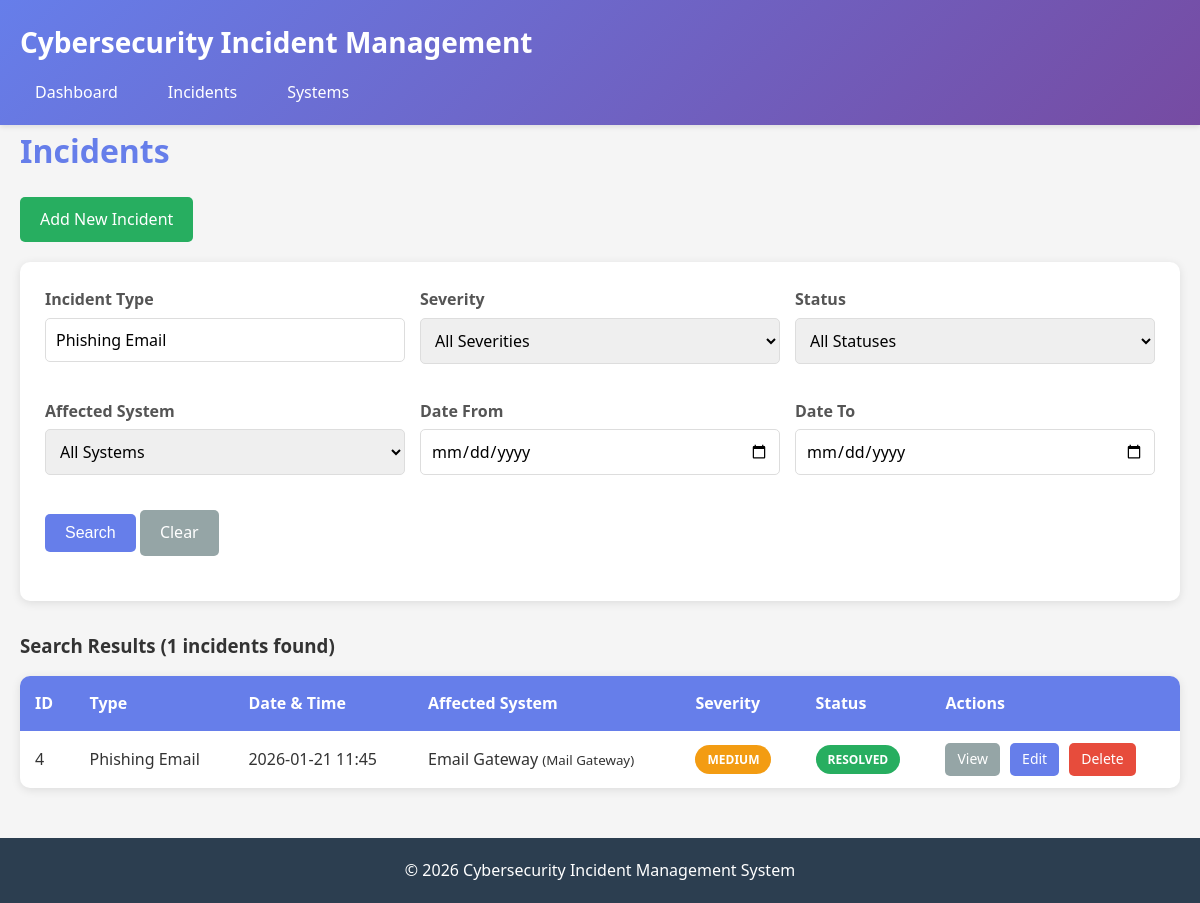
The app's page /incidents.php?incident_type=Phishing Email with its own data.
### tables this page shows
CREATE TABLE incidents (
    id INT AUTO_INCREMENT PRIMARY KEY,
    incident_type VARCHAR(255) NOT NULL,
    date_time DATETIME NOT NULL,
    affected_system_id INT NOT NULL,
    severity ENUM('Low', 'Medium', 'High', 'Critical') NOT NULL,
    status ENUM('Detected', 'Investigating', 'Resolved') DEFAULT 'Detected',
    resolution_notes TEXT,
    created_at TIMESTAMP DEFAULT CURRENT_TIMESTAMP,
    updated_at TIMESTAMP DEFAULT CURRENT_TIMESTAMP ON UPDATE CURRENT_TIMESTAMP,
    FOREIGN KEY (affected_system_id) REFERENCES systems(id) ON DELETE CASCADE
);

CREATE TABLE systems (
    id INT AUTO_INCREMENT PRIMARY KEY,
    name VARCHAR(255) NOT NULL,
    type ENUM('Server', 'Application', 'Database', 'Firewall', 'Mail Gateway') NOT NULL,
    description TEXT,
    created_at TIMESTAMP DEFAULT CURRENT_TIMESTAMP,
    updated_at TIMESTAMP DEFAULT CURRENT_TIMESTAMP ON UPDATE CURRENT_TIMESTAMP
);

### includes/functions.php (called while the page is built, shortened)
<?php
function escape($string) {
    return htmlspecialchars($string, ENT_QUOTES, 'UTF-8');
}
function getSeverityColor($severity) {
    switch ($severity) {
        case 'Medium':
            return 'severity-medium';
    }
}
function getStatusColor($status) {
    switch ($status) {
        case 'Resolved':
            return 'status-resolved';
    }
}
?>

### public/incidents.php (the view, shortened to what this page needs)
<?php
require_once '../includes/header.php';
$conn = getDBConnection();
$has_search = false;
$query = "
    SELECT i.*, s.name as system_name, s.type as system_type
    FROM incidents i
    JOIN systems s ON i.affected_system_id = s.id
    WHERE 1=1";
$params = [];
if ($_SERVER['REQUEST_METHOD'] == 'GET' && !empty(array_filter($_GET))) {
    $has_search = true;
    $incident_type = trim($_GET['incident_type'] ?? '');
    if (!empty($incident_type)) {
        $query .= " AND i.incident_type LIKE ?";
        $params[] = "%$incident_type%";
    }
}
$query .= " ORDER BY i.date_time DESC";
$stmt = $conn->prepare($query);
$stmt->execute($params);
$incidents = $stmt->fetchAll();
?>
<h2 class="page-title">Incidents</h2>
<div style="margin-bottom: 20px;">
    <a href="add_incident.php" class="btn btn-success">Add New Incident</a>
</div>
<div class="search-form" style="margin-bottom: 30px;">
    <form method="GET" action="">
        <div class="form-row">
            <div class="form-group">
                <label for="incident_type">Incident Type</label>
                <input type="text" id="incident_type" name="incident_type" value="<?php echo escape($_GET['incident_type'] ?? ''); ?>" placeholder="e.g., Malware, Phishing">
            </div>
            <div class="form-group">
                <label for="severity">Severity</label>
                <select id="severity" name="severity">
                    <option value="">All Severities</option>
                </select>
            </div>
            <div class="form-group">
                <label for="status">Status</label>
                <select id="status" name="status">
                    <option value="">All Statuses</option>
                </select>
            </div>
        </div>
        <div class="form-row">
            <div class="form-group">
                <label for="system_id">Affected System</label>
                <select id="system_id" name="system_id">
                    <option value="">All Systems</option>
                </select>
            </div>
            <div class="form-group">
                <label for="date_from">Date From</label>
                <input type="date" id="date_from" name="date_from" value="<?php echo escape($_GET['date_from'] ?? ''); ?>">
            </div>
            <div class="form-group">
                <label for="date_to">Date To</label>
                <input type="date" id="date_to" name="date_to" value="<?php echo escape($_GET['date_to'] ?? ''); ?>">
            </div>
        </div>
        <div class="form-group">
            <button type="submit" class="btn">Search</button>
            <a href="incidents.php" class="btn btn-secondary">Clear</a>
        </div>
    </form>
</div>
<?php if ($has_search): ?>
    <h3 style="margin-bottom: 15px;">Search Results (<?php echo count($incidents); ?> incidents found)</h3>
<?php endif; ?>
<div class="table-container">
    <table>
        <thead>
            <tr>
                <th>ID</th>
                <th>Type</th>
                <th>Date & Time</th>
                <th>Affected System</th>
                <th>Severity</th>
                <th>Status</th>
                <th>Actions</th>
            </tr>
        </thead>
        <tbody>
            <?php if (count($incidents) > 0): ?>
                <?php foreach ($incidents as $incident): ?>
                    <tr data-incident-id="<?php echo escape($incident['id']); ?>">
                        <td><?php echo escape($incident['id']); ?></td>
                        <td><?php echo escape($incident['incident_type']); ?></td>
                        <td><?php echo escape(date('Y-m-d H:i', strtotime($incident['date_time']))); ?></td>
                        <td><?php echo escape($incident['system_name']); ?> <small>(<?php echo escape($incident['system_type']); ?>)</small></td>
                        <td><span class="badge <?php echo getSeverityColor($incident['severity']); ?>"><?php echo escape($incident['severity']); ?></span></td>
                        <td>
                            <span class="badge status-badge <?php echo getStatusColor($incident['status']); ?>" style="cursor: pointer;" onclick="cycleIncidentStatus(<?php echo escape($incident['id']); ?>, '<?php echo escape($incident['status']); ?>')"><?php echo escape($incident['status']); ?></span>
                        </td>
                        <td class="action-buttons">
                            <a href="view_incident.php?id=<?php echo escape($incident['id']); ?>" class="btn btn-secondary" style="padding: 5px 12px; font-size: 14px;">View</a>
                            <a href="edit_incident.php?id=<?php echo escape($incident['id']); ?>" class="btn" style="padding: 5px 12px; font-size: 14px;">Edit</a>
                            <a href="delete_incident.php?id=<?php echo escape($incident['id']); ?>" class="btn btn-danger" style="padding: 5px 12px; font-size: 14px;" onclick="return confirmDelete('Are you sure you want to delete this incident?')">Delete</a>
                        </td>
                    </tr>
                <?php endforeach; ?>
            <?php else: ?>
                <tr>
                    <td colspan="7" class="empty-state">No incidents found. <a href="add_incident.php">Add your first incident</a></td>
                </tr>
            <?php endif; ?>
        </tbody>
    </table>
</div>
<?php require_once '../includes/footer.php'; ?>

### assets/css/style.css (style rules this page uses)
* { margin: 0; padding: 0; box-sizing: border-box; }
body { font-family: "Segoe UI", Tahoma, Geneva, Verdana, sans-serif; line-height: 1.6; color: #333; background-color: #f5f5f5; }
.page-title { font-size: 32px; margin-bottom: 20px; color: #667eea; }
.btn { display: inline-block; padding: 10px 20px; background-color: #667eea; color: white; text-decoration: none; border-radius: 5px; border: none; cursor: pointer; font-size: 16px; transition: background-color 0.3s; }
.btn-danger { background-color: #e74c3c; }
.btn-success { background-color: #27ae60; }
.btn-secondary { background-color: #95a5a6; }
.form-group { margin-bottom: 20px; }
.form-group label { display: block; margin-bottom: 5px; font-weight: 600; color: #555; }
.form-group input, .form-group select, .form-group textarea { width: 100%; padding: 10px; border: 1px solid #ddd; border-radius: 5px; font-size: 16px; font-family: inherit; }
.table-container { background: white; border-radius: 10px; overflow: hidden; box-shadow: 0 2px 10px rgba(0, 0, 0, 0.1); margin-bottom: 20px; }
table { width: 100%; border-collapse: collapse; }
table th { background-color: #667eea; color: white; padding: 15px; text-align: left; font-weight: 600; }
table td { padding: 12px 15px; border-bottom: 1px solid #eee; }
table tr:last-child td { border-bottom: none; }
.badge { display: inline-block; padding: 5px 12px; border-radius: 20px; font-size: 12px; font-weight: 600; text-transform: uppercase; }
.severity-medium { background-color: #f39c12; color: white; }
.status-resolved { background-color: #27ae60; color: white; }
.action-buttons { display: flex; gap: 10px; }
.action-buttons .btn { padding: 5px 12px; font-size: 14px; }
.search-form { background: white; padding: 25px; border-radius: 10px; box-shadow: 0 2px 10px rgba(0, 0, 0, 0.1); margin-bottom: 30px; }
.search-form .form-row { display: grid; grid-template-columns: repeat(auto-fit, minmax(200px, 1fr)); gap: 15px; margin-bottom: 15px; }

### records on screen
incidents: id "4", incident_type "Phishing Email", date_time "2026-01-21 11:45", affected_system.name "Email Gateway", affected_system.type "Mail Gateway", severity "MEDIUM", status "RESOLVED"

### other values on screen
count($incidents) "1"
